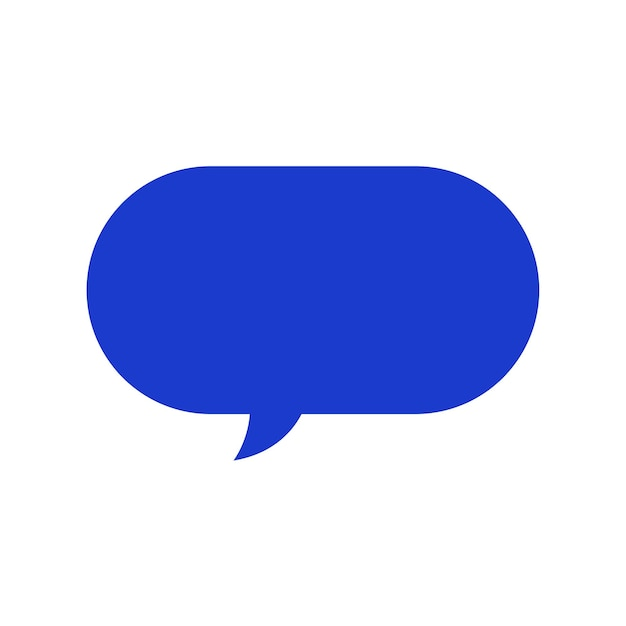
#> input picture proyectos/Whatsapp_wordcloud/textbubble.jpg, 626 x 626 px
$ jupyter execute --allow-errors Whatsapp_wordcloud.ipynb
#> lines starting #> are read from the running program, lines starting #| are printed output that depends on the picture
<center>
<p>
</p>

# **Análisis exploratorio de un grupo de Whatsapp**
## Maestría en Ciencia de Datos
#### Ortega Tanori, Esthefania
#### 01 / Octubre / 2025

</center>

¿Cómo se comporta un determinado grupo de Whatsapp? ¿Qué temas son los que más se hablan? ¿Quién habla más?

Esas preguntas y muchas más se pueden responder facilmente a partir de un rápido análisis exploratorio de datos con diferentes librerías y funciones de Python, como se demuestra a continuación.

## Preparación
Comenzamos instalando las librerías necesarias:

[cell 1]
#!pip install spacy
#!pip install "numpy<2"
#!pip install --upgrade numpy pandas seaborn wordcloud

[cell 2]
#Para importar nuestros datos
import zipfile

#Para dar formato de tabla
import pandas as pd

#Para analisis de texto
import re

#Para visualización
import seaborn as sns
import matplotlib.pyplot as plt

#Para utilizar una API
import requests

[cell 3]
#Establecemos un estilo y formato general para visualizar nuestros datos en gráficas
plt.rcParams['figure.figsize'] = (10, 5)
plt.style.use('bmh')

A continuación, se definieron dos funciones importantes:
* **anonimiza_hp()** - una función anonimizadora que regresa nombres de la franquicia de Harry Potter
* **datos_whatsapp(texto)** - una función que analiza el historial de chat en formato string para identificar cada mensaje y extraer sus características (fecha, hora, remitente, contenido, tipo de mensaje y cantidad de palabras que contiene)

[cell 4]
#Obtenemos nombres de una API de personajes de Harry Potter para anonimizar los miembros del grupo de Whatsapp
# [14 lines left out: function anonimiza_hp, not called in this run]

[cell 5]
# [77 lines left out: function datos_whatsapp, not called in this run]

## Importación de datos y definición de formato
Ahora que ya definimos nuestra metodología de lectura y extracción, podemos proceder a la importación de datos

[cell 6]
#Definimos donde se encuentra nuestro archivo de datos y cómo se llama
zip_path = './data/chat_whatsapp.zip'
archivo = 'Chat de WhatsApp.txt'

#Leemos nuestro archivo y decodificamos
try:
    zf = zipfile.ZipFile(zip_path)
    info= zf.open(archivo).read().decode('utf-8')

#En caso de no poder leer el archivo
except FileNotFoundError:
    print(f"El archivo .zip '{zip_path}' no se encuentra.")
except Exception as e:
    print(f"Ocurrió un error: {e}")

#Le damos un formato de dataframe a nuestra información
#> (the rest of this cell did not finish here and is left out)

¿Cómo se ve nuestro dataframe?

#> (a cell that did not finish here is left out)

Al no tener valores faltantes y verificar que todo está clasificado adecuadamente, podemos iniciar nuestro análisis

## Análisis exploratorio

Veamos las características valores estadísticos generales de nuestro grupo

#> (a cell that did not finish here is left out)

### ¿Quiénes son los principales colaboradores del grupo?
Analizemos la cantidad de mensajes enviados por cada miembro del grupo gráficamente

#> (a cell that did not finish here is left out)

### ¿Cómo se ve la actividad del grupo en el transcurso del día?

Analizamos cuántos mensajes se envían a cada hora del día

#> (a cell that did not finish here is left out)

Entre 12 y 3 P.M. se envía la mayor cantidad de mensajes, esto corresponde con la hora de la comida, es posible que los miembros busquen conversar mientras comen

Entre 1 y 5 A.M. se muestra la menor actividad, esto ya que posiblemente los miembros estén durmiendo

## ¿Y a qué hora se envían los mensajes más largos?
Analicemos el promedio de cantidad de palabras por mensaje por hora

#> (a cell that did not finish here is left out)

El promedio en general de palabras por mensaje es pequeño, pero a las 2 A.M. se alcanzó un promedio máximo de más de 7 palabras ¿es posible que las personas les guste conversar en su insomnio?

### ¿Cómo ha cambiado la actividad a través de los años?

#> (a cell that did not finish here is left out)

El año con mayor actividad fue en el **2022**, podríamos indagar en qué situaciones particulares sucedieron ese año que pudieran haber potencializado ese pico de actividad. La tendencia indica que el año actual (**2025**) podría alcanzar la misma cantidad de mensajes enviados ¿qué puede estar provocando este pico?

### ¿Cómo se comporta en el transcurso de un año?

Podemos desglosar la cantidad de mensajes recibidos en cada mes y analizar qué meses son los más activos

[cell 13]
meses = {1: 'enero',
         2: 'febrero',
         3: 'marzo',
         4: 'abril',
         5: 'mayo',
         6: 'junio',
         7: 'julio',
         8: 'agosto',
         9: 'septiembre',
         10: 'octubre',
         11: 'noviembre',
         12: 'diciembre'
        }

#> (the rest of this cell did not finish here and is left out)

Los meses de **julio a septiembre** son los que registran mayor actividad a comparación del resto del año, esto coincide con el fin de verano e inicio de clases, así como el cumpleaños de varios de los miembros, por lo que es posible que aumente la cantidad de mensajes y envío de multimedia.

Fuera de ese pico, parece ser que la cantidad de mensajes recibido en el resto de los meses es bastante similar.

### ¿Cómo es la actividad durante la semana?
Analicemos las cantidad de mensajes por día de la semana

[cell 14]
semana = {0: 'lunes',
          1: 'martes',
          2: 'miercoles',
          3: 'jueves',
          4: 'viernes',
          5: 'sabado',
          6: 'domingo'}
#> (the rest of this cell did not finish here and is left out)

### Estadísticas de cada miembro
¿Cuánto participa cada miembro y cómo lo suele hacer?

#> (a cell that did not finish here is left out)

Hay tres miembros (Severus, Hermione y Cho) con mayor cantidad de días activos, lo cual también coincide con los miembros que han enviado mensajes, esto puede ser a que tienen mayor antigüedad en el grupo, ya que hay otros miembros con un mayor promedio de mensajes por día (Draco, Rubeus y Ron) pero menor cantidad de días activos.

Curiosamente, la persona que envía más mensajes por día en promedio, también elimina más mensajes y envía más multimedia en proporción al total de mensajes que envía.

Draco Malfoy, quien tiene la mayor cantidad de palabras promedio por mensaje, también ha enviado el mensaje más largo (de 314 palabras!)

La segunda persona que envía más mensajes, tiene una menor cantidad de palabras promedio por mensaje a comparación del primer y tercer lugar (¿cantidad sobre calidad?) y su mensaje más largo es el más corto del top 6

### ¿Qué suele enviar cada miembro?

#> (a cell that did not finish here is left out)

Podemos observar que Hermione envía una cantidad similar de mensajes de texto a Severus Snape, sin embargo, la cantidad de multimedia que envía es significativamente menor

### ¿Qué es lo que más se envía?
Analicemos los tipos de mensaje

#> (a cell that did not finish here is left out)

En este grupo, se envían más mensajes de texto que multimedia, y si es así ¿de qué se habla comúnmente? ¡Veamos!

### ¿Qué se habla?

¿Qué palabras son las más utilizadas en el grupo? ¿Nos puede esto indicar qué utilidad se le da en general?

Crearemos una nube de palabras para averiguarlo.

[cell 18]
#!python -m spacy download es_core_news_md

[cell 19]
#Creamos una máscara para hacer más atractiva nuestra nube de palabras
import urllib.request
from PIL import Image
import numpy as np

#Escogemos una imagen de burbuja de chat
file_img = "textbubble.jpg"
img_url = "https://img.freepik.com/premium-vector/vector-chat-bubble-white-background_921039-3230.jpg"
urllib.request.urlretrieve(img_url, file_img)
#> (this line was passed over: the network is not available in this run)

# Cargamos la imagen y la convertimos a un array de numpy
mask = np.array(Image.open(file_img))
#> mask is the input picture: shape (626, 626, 3); mean R, G, B 196.4, 204.5, 241.7

# The mask should be a binary image where white pixels (255) indicate where words can be placed
# and black pixels (0) indicate where they cannot. Adjust this based on your image.
mask[mask < 150] = 0
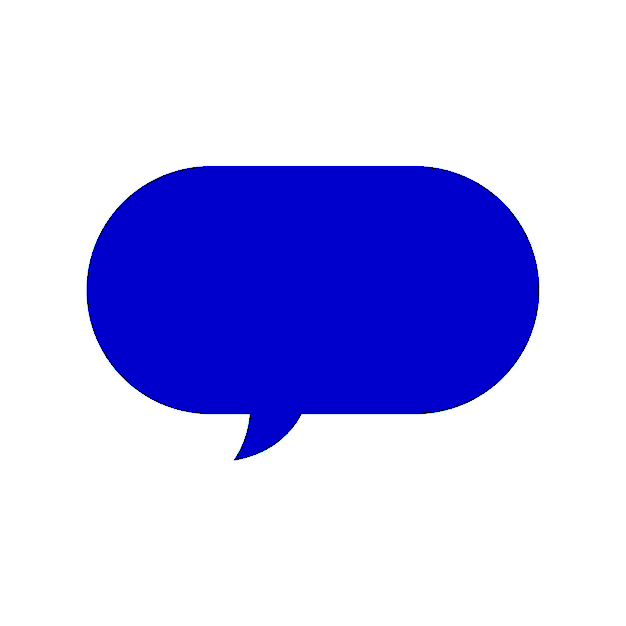
#> mask: shape (626, 626, 3); mean R, G, B 189.3, 189.4, 241.5
mask[mask >= 150] = 255
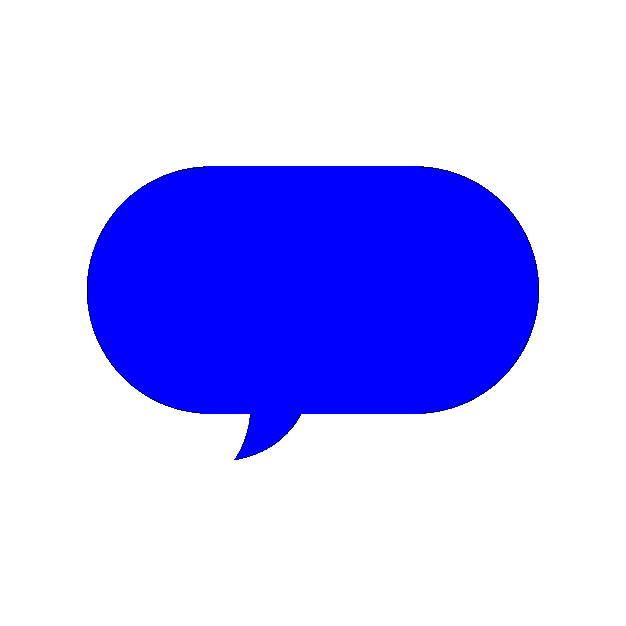
#> mask: shape (626, 626, 3); mean R, G, B 189.5, 189.5, 254.7
